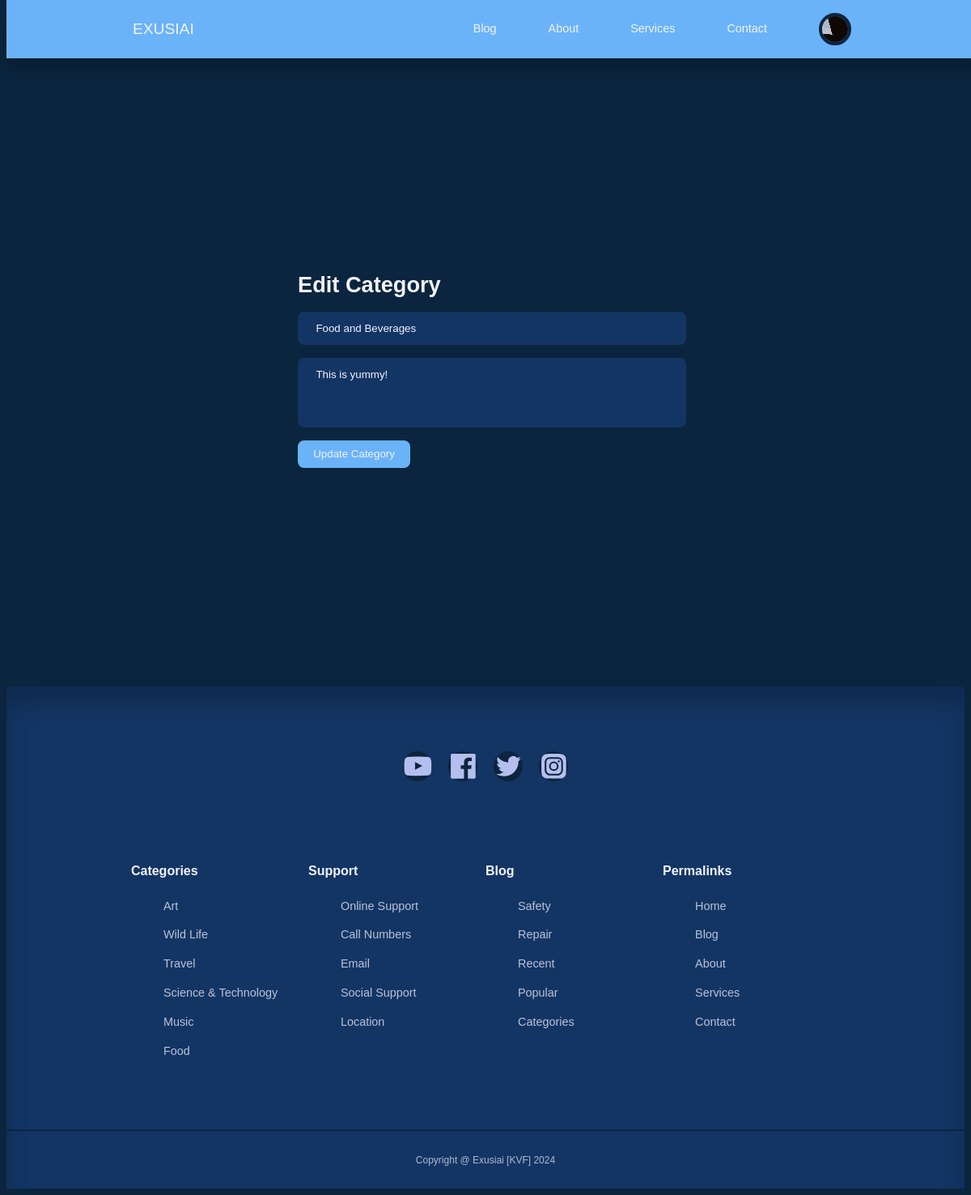
The app's page /blog/admin/edit-category.php?ID=2 (signed in) with its own data.
### tables this page shows
CREATE TABLE `users` (
  `ID` int(11) UNSIGNED NOT NULL,
  `firstname` varchar(50) NOT NULL,
  `lastname` varchar(50) NOT NULL,
  `username` varchar(50) NOT NULL,
  `email` varchar(255) NOT NULL,
  `password` varchar(255) NOT NULL,
  `avatar` varchar(255) NOT NULL,
  `is_admin` tinyint(1) NOT NULL
);

CREATE TABLE `categories` (
  `ID` int(11) UNSIGNED NOT NULL,
  `title` varchar(50) NOT NULL,
  `description` text NOT NULL
);

### blog/admin/partials/header.php (called while the page is built, shortened)
<?php
    require '../partials/header.php';
?>

### blog/admin/edit-category.php (the view, shortened to what this page needs)
<?php
    include 'partials/header.php';
    if(isset($_GET['ID']))
    {
        $ID = filter_var($_GET['ID'], FILTER_SANITIZE_NUMBER_INT);
        $query = "SELECT * FROM categories WHERE ID=$ID";
        $result = mysqli_query($conn, $query);
        if(mysqli_num_rows($result) == 1){
            $category = mysqli_fetch_assoc($result);
        }
    }
    else{
        header('Location: ' .ROOT_URL . 'admin/manage-categories.php');
        die();
    }
?>
    <section class="form_section">
        <div class="container form_section-container">
            <h2>Edit Category</h2>
            <form action="<?= ROOT_URL ?>admin/edit-category-logic.php" method="post">
                <input type="text" name="title" value="<?= $category['title'] ?>" placeholder="Title">
                <textarea name="description" rows="4" placeholder="Description"><?= $category['description'] ?></textarea>
                <button type="submit" name="submit" class="btn">Update Category</button>
            </form>
        </div>
    </section>
<?php
    include '../partials/footer.php';
?>

### blog/partials/header.php (shortened to what this page needs)
<?php
    require 'config/database.php';
    if(isset($_SESSION['user_id']))
    {
        $ID = filter_var($_SESSION['user_id'], FILTER_SANITIZE_NUMBER_INT);
        $query = "SELECT avatar FROM users WHERE ID=$ID";
        $result = mysqli_query($conn, $query);
        $avatar = mysqli_fetch_assoc($result);
    }
?>
<!DOCTYPE html>
<html lang="en">
<head>
    <link rel="stylesheet" href="<?= ROOT_URL ?>css/style.css">
    <link rel="stylesheet" href="<link rel="stylesheet" href="https://unicons.iconscout.com/release/v4.0.8/css/line.css">
</head>
<body>
    <nav>
        <div class="container nav_container">
            <a href="<?= ROOT_URL ?>" class="nav_logo">EXUSIAI</a>
            <ul class="nav_items">
                <li><a href="<?= ROOT_URL ?>blog.php">Blog</a></li>
                <li><a href="<?= ROOT_URL ?>about.php">About</a></li>
                <li><a href="<?= ROOT_URL ?>services.php">Services</a></li>
                <li><a href="<?= ROOT_URL ?>contact.php">Contact</a></li>
                <?php if(isset($_SESSION['user_id'])) : ?>
                    <li class="nav_profile">
                        <div class="avatar">
                            <img src="<?= ROOT_URL . 'images/' .$avatar['avatar'] ?>" alt="">
                        </div>
                    </li>
                <?php else : ?>
                    <li><a href="<?= ROOT_URL ?>signin.php">Sign In</a></li>
                <?php endif ?>
            </ul>
        </div>
    </nav>

### blog/css/style.css (style rules this page uses)
:root { --color-primary: #6ab3f8; --color-primary-light: hsla(220, 91%, 69%, 0.18); --color-primary-variant: #548dcf; --color-red: #da0f3f; --color-red-light: hsl(346, 87%, 46%, 15%); --color-green: #00c476; --color-green-light: hsl(156, 100%, 38%, 15%); --color-gray-900: #133564; --color-gray-700: #2b4e7c; --color-gray-300: rgba(242, 242, 254, 0.3); --color-gray-200: rgba(242, 242, 254, 0.7); --color-white: #f2f2fe; --color-bg: #0b253e; --transition: all 300ms ease; --container-width-lg: 74%; --container-width-md: 88%; --form-width: 40%; --card-border-radius-1: 0.3rem; --card-border-radius-2: 0.5rem; --card-border-radius-3: 0.8rem; --card-border-radius-4: 2rem; --card-border-radius-5: 5rem; }
* { outline: 0; border: 0; appearance: 0; list-style: none; text-decoration: none; box-sizing: border-box; font-family: Verdana, Geneva, Tahoma, sans-serif; }
body { font-family: "Montserrat", sans-serif; line-height: 1.6; color: var(--color-gray-200); overflow-x: hidden; background: var(--color-bg); font-size: 0.9rem; }
.container { width: var(--container-width-lg); max-width: 1800px; margin-inline: auto; }
section { margin-top: 3rem; width: 100vw; }
h1, h2, h3, h4, h5 { color: var(--color-white); line-height: 1.3; }
h2 { font-size: 1.7rem; margin: 1rem 0; }
a { color: var(--color-white); transition: var(--transition); }
img { display: block; width: 100%; object-fit: cover; }
nav { background: var(--color-primary); width: 100vw; height: 4.5rem; position: fixed; top: 0; z-index: 10; box-shadow: 0 1rem 1rem rgba(0, 0, 0, 0.2); }
.nav_container { height: 100%; display: flex; align-items: center; justify-content: space-between; }
.avatar { width: 2.5rem; height: 2.5rem; border-radius: 50%; overflow: hidden; border: 0.3rem solid var(--color-bg); }
.avatar img { height: fit-content; width: fit-content; }
.nav_logo { font-weight: 600px; font-size: 1.2rem; }
.nav_items { display: flex; align-items: center; gap: 4rem; }
.nav_profile { position: relative; cursor: pointer; }
.btn { display: inline-block; width: fit-content; padding: 0.6rem 1.2rem; background-color: var(--color-primary); border-radius: var(--card-border-radius-2); cursor: pointer; transition: var(--transition); color: var(--color-white); }
.form_section { display: grid; place-items: center; height: 100vh; }
.form_section-container { width: var(--form-width); }
form:not(.search_bar-container) { display: flex; flex-direction: column; gap: 1rem; }
input, textarea, select { padding: 0.8rem 1.4rem; background: var(--color-gray-900); border-radius: var(--card-border-radius-2); resize: none; color: var(--color-white); }

### records on screen
users: avatar (picture)
categories: title "Food and Beverages", description "This is yummy!"
